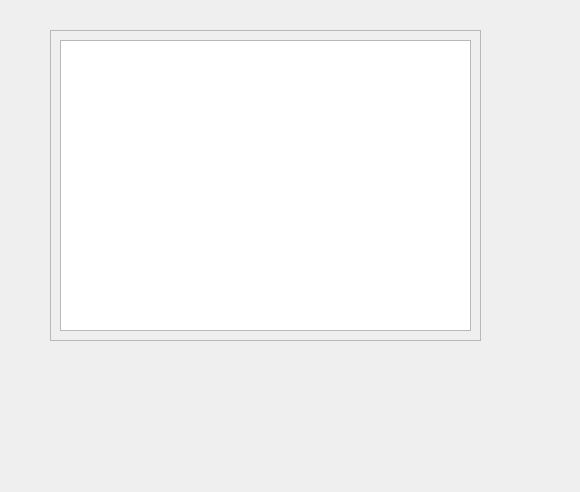
<?xml version="1.0" encoding="UTF-8"?>
<ui version="4.0">
 <class>SortingDialog</class>
 <widget class="QDialog" name="SortingDialog">
  <property name="geometry">
   <rect>
    <x>0</x>
    <y>0</y>
    <width>580</width>
    <height>492</height>
   </rect>
  </property>
  <property name="windowTitle">
   <string>Dialog</string>
  </property>
  <widget class="QScrollArea" name="scrollArea">
   <property name="geometry">
    <rect>
     <x>50</x>
     <y>30</y>
     <width>431</width>
     <height>311</height>
    </rect>
   </property>
   <property name="widgetResizable">
    <bool>true</bool>
   </property>
   <widget class="QWidget" name="scrollAreaWidgetContents">
    <property name="geometry">
     <rect>
      <x>0</x>
      <y>0</y>
      <width>429</width>
      <height>309</height>
     </rect>
    </property>
    <layout class="QVBoxLayout" name="verticalLayout">
     <item>
      <widget class="QTableView" name="tableView"/>
     </item>
    </layout>
   </widget>
  </widget>
 </widget>
 <resources/>
 <connections/>
</ui>
